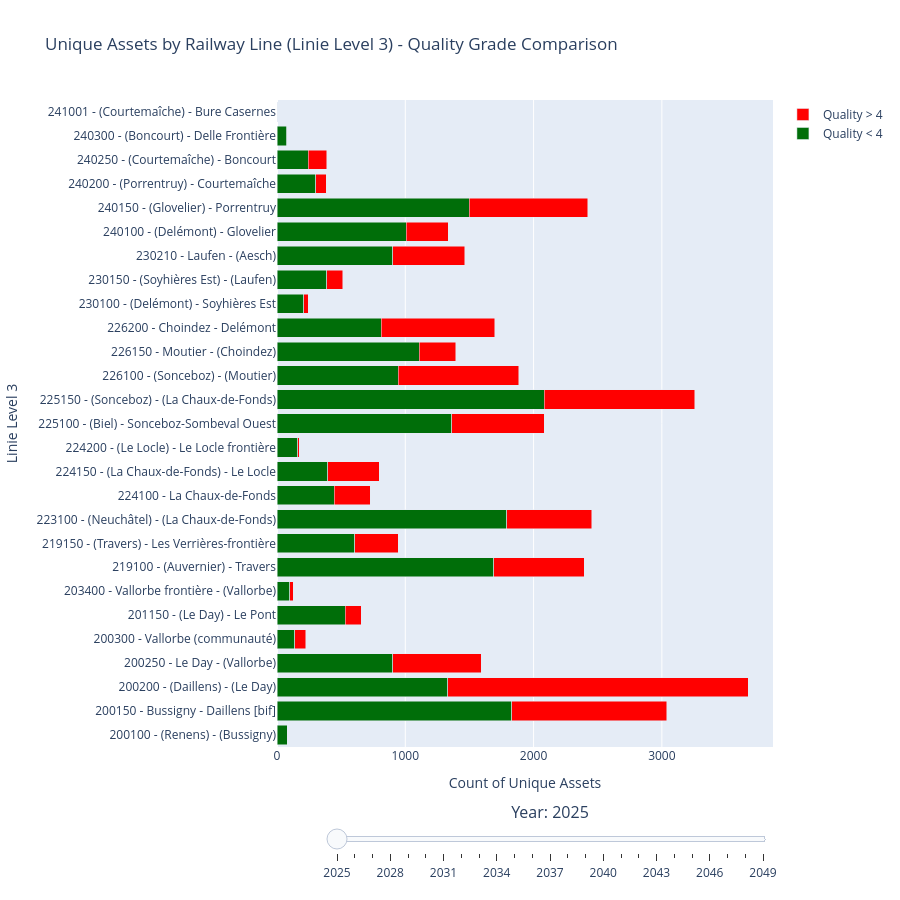

The code cell stored with this chart in its notebook:
### Code cell
import plotly.graph_objects as go

# 1. Get ALL unique Linie Level 3 names across all years combined
all_linies = set()
for year in years:
    df_year = get_year_data_filtered(year, unique_anlagentypnames)
    all_linies.update(df_year['Linie Level 3'].dropna().unique())

# Sort them alphabetically
sorted_linies = sorted(list(all_linies))

# Prepare all frames for the slider
frames = []

for year in years:
    df_year = get_year_data_filtered(year, selected_anlagentypnames)
    
    # Pivot data to have Grade < 4 and Grade > 4 as separate traces
    grade_lt4 = df_year[df_year['Quality_Category'] == 'Grade < 4'].set_index('Linie Level 3')['Count']
    grade_gt4 = df_year[df_year['Quality_Category'] == 'Grade > 4'].set_index('Linie Level 3')['Count']
    
    # Reindex with the global sorted lines (adds missing lines with 0 count)
    grade_lt4 = grade_lt4.reindex(sorted_linies, fill_value=0)
    grade_gt4 = grade_gt4.reindex(sorted_linies, fill_value=0)
    
    # Create frame for this year
    frame = go.Frame(
        data=[
            go.Bar(
                x=grade_lt4.values,
                y=grade_lt4.index,
                name='Quality < 4',
                orientation='h',
                marker=dict(color='#006E09'),
                hovertemplate='%{y}<br>Count: %{x}<extra></extra>'
            ),
            go.Bar(
                x=grade_gt4.values,
                y=grade_gt4.index,
                name='Quality > 4',
                orientation='h',
                marker=dict(color='#FF0000'),
                hovertemplate='%{y}<br>Count: %{x}<extra></extra>'
            )
        ],
        name=str(int(year))
    )
    frames.append(frame)


sorted_linies = sorted(df['Linie Level 3'].dropna().unique())

# Create initial figure using the first year's data, reindexed to the global list
initial_data = get_year_data_filtered(years[0], selected_anlagentypnames)
grade_lt4_initial = initial_data[initial_data['Quality_Category'] == 'Grade < 4'].set_index('Linie Level 3')['Count']
grade_gt4_initial = initial_data[initial_data['Quality_Category'] == 'Grade > 4'].set_index('Linie Level 3')['Count']
grade_lt4_initial = grade_lt4_initial.reindex(sorted_linies, fill_value=0)
grade_gt4_initial = grade_gt4_initial.reindex(sorted_linies, fill_value=0)
fig = go.Figure(
    data=[
        go.Bar(
            x=grade_lt4_initial.values,
            y=grade_lt4_initial.index,
            name='Quality < 4',
            orientation='h',
            marker=dict(color="#006E09"),
            hovertemplate='%{y}<br>Count: %{x}<extra></extra>'
        ),
        go.Bar(
            x=grade_gt4_initial.values,
            y=grade_gt4_initial.index,
            name='Quality > 4',
            orientation='h',
            marker=dict(color="#FF0000"),
            hovertemplate='%{y}<br>Count: %{x}<extra></extra>'
        )
    ],
    frames=frames
)

# Add year slider
sliders = [
    {
        'active': 0,
        'yanchor': 'top',
        'y': 0,
        'xanchor': 'left',
        'x': 0.1,
        'currentvalue': {
            'prefix': 'Year: ',
            'visible': True,
            'xanchor': 'center',
            'font': {'size': 16}
        },
        'transition': {'duration': 300},
        'pad': {'b': 10, 't': 50},
        'len': 0.9,
        'steps': [
            {
                'args': [
                    [str(int(year))],
                    {
                        'frame': {'duration': 300, 'redraw': True},
                        'mode': 'immediate',
                        'transition': {'duration': 300}
                    }
                ],
                'method': 'animate',
                'label': str(int(year))
            }
            for year in years
        ]
    }
]

fig.update_layout(
    sliders=sliders,
    title='Unique Assets by Railway Line (Linie Level 3) - Quality Grade Comparison',
    xaxis_title='Count of Unique Assets ',
    yaxis_title='Linie Level 3',
    
    # ---> INSERT THIS YAXIS DICTIONARY HERE <---
    yaxis=dict(
        type='category',
        categoryorder='array',
        categoryarray=sorted_linies
    ),
    # -------------------------------------------
    
    barmode='stack',
    height=max(900, len(sorted_linies) * 20),
    hovermode='closest',
    showlegend=True,
    legend=dict(x=1.02, y=1, xanchor='left', yanchor='top')
)

fig.show()

### Figure 1 — Plotly figure (JSON) as saved in the notebook; plotly's stock layout.template omitted (floating-point values rounded to 4 significant figures)
{"data": [{"hovertemplate": "%{y}<br>Count: %{x}<extra></extra>", "marker": {"color": "#006E09"}, "name": "Quality < 4", "orientation": "h", "type": "bar", "x": [80, 1829, 1330, 902, 137, 532, 101, 1690, 605, 1790, 448, 397, 162, 1362, 2084, 947, 1109, 812, 208, 389, 902, 1008, 1500, 303, 245, 75, 0], "y": ["200100 - (Renens) - (Bussigny)", "200150 - Bussigny - Daillens [bif]", "200200 - (Daillens) - (Le Day)", "200250 - Le Day - (Vallorbe)", "200300 - Vallorbe (communauté)", "201150 - (Le Day) - Le Pont", "203400 - Vallorbe frontière - (Vallorbe)", "219100 - (Auvernier) - Travers", "219150 - (Travers) - Les Verrières-frontière", "223100 - (Neuchâtel) - (La Chaux-de-Fonds)", "224100 - La Chaux-de-Fonds", "224150 - (La Chaux-de-Fonds) - Le Locle", "224200 - (Le Locle) - Le Locle frontière", "225100 - (Biel) - Sonceboz-Sombeval Ouest", "225150 - (Sonceboz) - (La Chaux-de-Fonds)", "226100 - (Sonceboz) - (Moutier)", "226150 - Moutier - (Choindez)", "226200 - Choindez - Delémont", "230100 - (Delémont) - Soyhières Est", "230150 - (Soyhières Est) - (Laufen)", "230210 - Laufen - (Aesch)", "240100 - (Delémont) - Glovelier", "240150 - (Glovelier) - Porrentruy", "240200 - (Porrentruy) - Courtemaîche", "240250 - (Courtemaîche) - Boncourt", "240300 - (Boncourt) - Delle Frontière", "241001 - (Courtemaîche) - Bure Casernes"]}, {"hovertemplate": "%{y}<br>Count: %{x}<extra></extra>", "marker": {"color": "#FF0000"}, "name": "Quality > 4", "orientation": "h", "type": "bar", "x": [0, 1209, 2343, 692, 89, 124, 26, 705, 339, 664, 278, 400, 12, 721, 1174, 936, 286, 884, 35, 123, 562, 327, 923, 80, 143, 3, 0], "y": ["200100 - (Renens) - (Bussigny)", "200150 - Bussigny - Daillens [bif]", "200200 - (Daillens) - (Le Day)", "200250 - Le Day - (Vallorbe)", "200300 - Vallorbe (communauté)", "201150 - (Le Day) - Le Pont", "203400 - Vallorbe frontière - (Vallorbe)", "219100 - (Auvernier) - Travers", "219150 - (Travers) - Les Verrières-frontière", "223100 - (Neuchâtel) - (La Chaux-de-Fonds)", "224100 - La Chaux-de-Fonds", "224150 - (La Chaux-de-Fonds) - Le Locle", "224200 - (Le Locle) - Le Locle frontière", "225100 - (Biel) - Sonceboz-Sombeval Ouest", "225150 - (Sonceboz) - (La Chaux-de-Fonds)", "226100 - (Sonceboz) - (Moutier)", "226150 - Moutier - (Choindez)", "226200 - Choindez - Delémont", "230100 - (Delémont) - Soyhières Est", "230150 - (Soyhières Est) - (Laufen)", "230210 - Laufen - (Aesch)", "240100 - (Delémont) - Glovelier", "240150 - (Glovelier) - Porrentruy", "240200 - (Porrentruy) - Courtemaîche", "240250 - (Courtemaîche) - Boncourt", "240300 - (Boncourt) - Delle Frontière", "241001 - (Courtemaîche) - Bure Casernes"]}], "layout": {"barmode": "stack", "height": 900, "hovermode": "closest", "legend": {"x": 1.02, "xanchor": "left", "y": 1, "yanchor": "top"}, "showlegend": true, "sliders": [{"active": 0, "currentvalue": {"font": {"size": 16}, "prefix": "Year: ", "visible": true, "xanchor": "center"}, "len": 0.9, "pad": {"b": 10, "t": 50}, "steps": [{"args": [["2025"], {"frame": {"duration": 300, "redraw": true}, "mode": "immediate", "transition": {"duration": 300}}], "label": "2025", "method": "animate"}, {"args": [["2026"], {"frame": {"duration": 300, "redraw": true}, "mode": "immediate", "transition": {"duration": 300}}], "label": "2026", "method": "animate"}, {"args": [["2027"], {"frame": {"duration": 300, "redraw": true}, "mode": "immediate", "transition": {"duration": 300}}], "label": "2027", "method": "animate"}, {"args": [["2028"], {"frame": {"duration": 300, "redraw": true}, "mode": "immediate", "transition": {"duration": 300}}], "label": "2028", "method": "animate"}, {"args": [["2029"], {"frame": {"duration": 300, "redraw": true}, "mode": "immediate", "transition": {"duration": 300}}], "label": "2029", "method": "animate"}, {"args": [["2030"], {"frame": {"duration": 300, "redraw": true}, "mode": "immediate", "transition": {"duration": 300}}], "label": "2030", "method": "animate"}, {"args": [["2031"], {"frame": {"duration": 300, "redraw": true}, "mode": "immediate", "transition": {"duration": 300}}], "label": "2031", "method": "animate"}, {"args": [["2032"], {"frame": {"duration": 300, "redraw": true}, "mode": "immediate", "transition": {"duration": 300}}], "label": "2032", "method": "animate"}, {"args": [["2033"], {"frame": {"duration": 300, "redraw": true}, "mode": "immediate", "transition": {"duration": 300}}], "label": "2033", "method": "animate"}, {"args": [["2034"], {"frame": {"duration": 300, "redraw": true}, "mode": "immediate", "transition": {"duration": 300}}], "label": "2034", "method": "animate"}, {"args": [["2035"], {"frame": {"duration": 300, "redraw": true}, "mode": "immediate", "transition": {"duration": 300}}], "label": "2035", "method": "animate"}, {"args": [["2036"], {"frame": {"duration": 300, "redraw": true}, "mode": "immediate", "transition": {"duration": 300}}], "label": "2036", "method": "animate"}, {"args": [["2037"], {"frame": {"duration": 300, "redraw": true}, "mode": "immediate", "transition": {"duration": 300}}], "label": "2037", "method": "animate"}, {"args": [["2038"], {"frame": {"duration": 300, "redraw": true}, "mode": "immediate", "transition": {"duration": 300}}], "label": "2038", "method": "animate"}, {"args": [["2039"], {"frame": {"duration": 300, "redraw": true}, "mode": "immediate", "transition": {"duration": 300}}], "label": "2039", "method": "animate"}, {"args": [["2040"], {"frame": {"duration": 300, "redraw": true}, "mode": "immediate", "transition": {"duration": 300}}], "label": "2040", "method": "animate"}, {"args": [["2041"], {"frame": {"duration": 300, "redraw": true}, "mode": "immediate", "transition": {"duration": 300}}], "label": "2041", "method": "animate"}, {"args": [["2042"], {"frame": {"duration": 300, "redraw": true}, "mode": "immediate", "transition": {"duration": 300}}], "label": "2042", "method": "animate"}, {"args": [["2043"], {"frame": {"duration": 300, "redraw": true}, "mode": "immediate", "transition": {"duration": 300}}], "label": "2043", "method": "animate"}, {"args": [["2044"], {"frame": {"duration": 300, "redraw": true}, "mode": "immediate", "transition": {"duration": 300}}], "label": "2044", "method": "animate"}, {"args": [["2045"], {"frame": {"duration": 300, "redraw": true}, "mode": "immediate", "transition": {"duration": 300}}], "label": "2045", "method": "animate"}, {"args": [["2046"], {"frame": {"duration": 300, "redraw": true}, "mode": "immediate", "transition": {"duration": 300}}], "label": "2046", "method": "animate"}, {"args": [["2047"], {"frame": {"duration": 300, "redraw": true}, "mode": "immediate", "transition": {"duration": 300}}], "label": "2047", "method": "animate"}, {"args": [["2048"], {"frame": {"duration": 300, "redraw": true}, "mode": "immediate", "transition": {"duration": 300}}], "label": "2048", "method": "animate"}, {"args": [["2049"], {"frame": {"duration": 300, "redraw": true}, "mode": "immediate", "transition": {"duration": 300}}], "label": "2049", "method": "animate"}], "transition": {"duration": 300}, "x": 0.1, "xanchor": "left", "y": 0, "yanchor": "top"}], "title": {"text": "Unique Assets by Railway Line (Linie Level 3) - Quality Grade Comparison"}, "xaxis": {"title": {"text": "Count of Unique Assets "}}, "yaxis": {"categoryarray": ["200100 - (Renens) - (Bussigny)", "200150 - Bussigny - Daillens [bif]", "200200 - (Daillens) - (Le Day)", "200250 - Le Day - (Vallorbe)", "200300 - Vallorbe (communauté)", "201150 - (Le Day) - Le Pont", "203400 - Vallorbe frontière - (Vallorbe)", "219100 - (Auvernier) - Travers", "219150 - (Travers) - Les Verrières-frontière", "223100 - (Neuchâtel) - (La Chaux-de-Fonds)", "224100 - La Chaux-de-Fonds", "224150 - (La Chaux-de-Fonds) - Le Locle", "224200 - (Le Locle) - Le Locle frontière", "225100 - (Biel) - Sonceboz-Sombeval Ouest", "225150 - (Sonceboz) - (La Chaux-de-Fonds)", "226100 - (Sonceboz) - (Moutier)", "226150 - Moutier - (Choindez)", "226200 - Choindez - Delémont", "230100 - (Delémont) - Soyhières Est", "230150 - (Soyhières Est) - (Laufen)", "230210 - Laufen - (Aesch)", "240100 - (Delémont) - Glovelier", "240150 - (Glovelier) - Porrentruy", "240200 - (Porrentruy) - Courtemaîche", "240250 - (Courtemaîche) - Boncourt", "240300 - (Boncourt) - Delle Frontière", "241001 - (Courtemaîche) - Bure Casernes"], "categoryorder": "array", "title": {"text": "Linie Level 3"}, "type": "category"}}}
